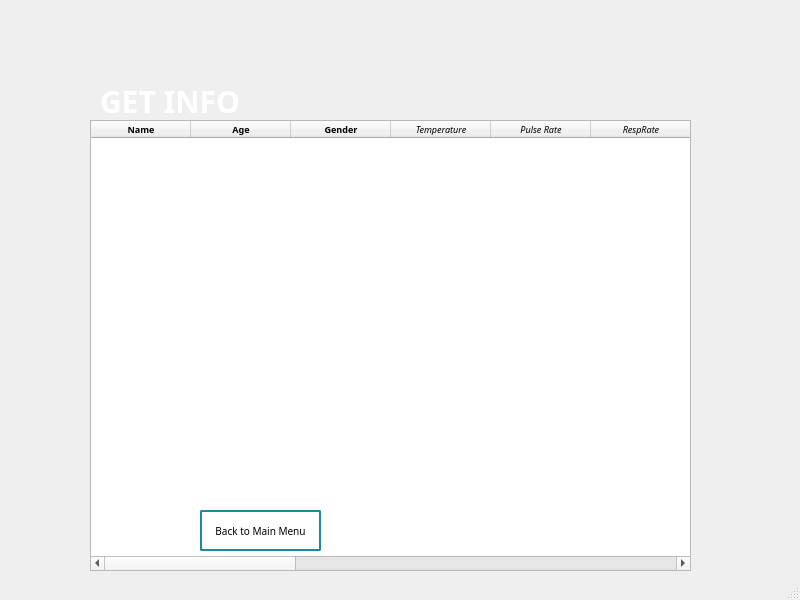
<?xml version="1.0" encoding="UTF-8"?>
<ui version="4.0">
 <class>showData</class>
 <widget class="QMainWindow" name="showData">
  <property name="geometry">
   <rect>
    <x>0</x>
    <y>0</y>
    <width>800</width>
    <height>600</height>
   </rect>
  </property>
  <property name="windowTitle">
   <string>MainWindow</string>
  </property>
  <widget class="QWidget" name="centralwidget">
   <widget class="QLabel" name="label">
    <property name="geometry">
     <rect>
      <x>100</x>
      <y>80</y>
      <width>291</width>
      <height>41</height>
     </rect>
    </property>
    <property name="styleSheet">
     <string notr="true">font-family:Poppins;
font-weight:500;
font-size:30px;
color:white;</string>
    </property>
    <property name="text">
     <string>GET INFO</string>
    </property>
   </widget>
   <widget class="QFrame" name="MainMenu">
    <property name="geometry">
     <rect>
      <x>150</x>
      <y>140</y>
      <width>550</width>
      <height>440</height>
     </rect>
    </property>
    <property name="styleSheet">
     <string notr="true">background-color:transparent;</string>
    </property>
    <widget class="QLabel" name="Hospital_3">
     <property name="geometry">
      <rect>
       <x>20</x>
       <y>0</y>
       <width>231</width>
       <height>50</height>
      </rect>
     </property>
     <property name="styleSheet">
      <string notr="true">font-family:Poppins;
font-size:12px;
font-weight:300;
color:white;
border:0.4px solid white;
border-radius:5px;
padding:3px;
background-color: rgb(27, 141, 163);


</string>
     </property>
     <property name="text">
      <string/>
     </property>
    </widget>
    <widget class="QPushButton" name="showRoomAss">
     <property name="geometry">
      <rect>
       <x>100</x>
       <y>180</y>
       <width>251</width>
       <height>40</height>
      </rect>
     </property>
     <property name="styleSheet">
      <string notr="true">border: none;
border-radius:3px;
/*background-color: qlineargradient(spread:pad, x1:0, y1:0, x2:1, y2:0, stop:0 rgba(0, 0, 0, 255), stop:1 rgba(255, 255, 255, 255));*/


/* CSS */

  background-color: rgb(19, 100, 114);
  
  border-style: none;
  box-sizing: border-box;
  color: #FFFFFF;
  cursor: pointer;
  display: inline-block;
  font-family:Poppins;
  font-size: 14px;
  font-weight: 500;
  height: 40px;
  line-height: 20px;
  list-style: none;
  margin: 0;
  outline: none;
  padding: 10px 16px;
  position: relative;
  text-align: center;
  text-decoration: none;
  transition: color 100ms;
  vertical-align: baseline;
  user-select: none;
  -webkit-user-select: none;
  touch-action: manipulation;

</string>
     </property>
     <property name="text">
      <string>Show Room Assignments</string>
     </property>
    </widget>
    <widget class="QPushButton" name="showPatient">
     <property name="geometry">
      <rect>
       <x>100</x>
       <y>120</y>
       <width>251</width>
       <height>40</height>
      </rect>
     </property>
     <property name="styleSheet">
      <string notr="true">border: none;
border-radius:3px;
/*background-color: qlineargradient(spread:pad, x1:0, y1:0, x2:1, y2:0, stop:0 rgba(0, 0, 0, 255), stop:1 rgba(255, 255, 255, 255));*/


/* CSS */

  background-color: rgb(19, 100, 114);
  
  border-style: none;
  box-sizing: border-box;
  color: #FFFFFF;
  cursor: pointer;
  display: inline-block;
  font-family:Poppins;
  font-size: 14px;
  font-weight: 500;
  height: 40px;
  line-height: 20px;
  list-style: none;
  margin: 0;
  outline: none;
  padding: 10px 16px;
  position: relative;
  text-align: center;
  text-decoration: none;
  transition: color 100ms;
  vertical-align: baseline;
  user-select: none;
  -webkit-user-select: none;
  touch-action: manipulation;



</string>
     </property>
     <property name="text">
      <string>Show Patients</string>
     </property>
    </widget>
    <widget class="QLabel" name="menu">
     <property name="geometry">
      <rect>
       <x>0</x>
       <y>10</y>
       <width>450</width>
       <height>380</height>
      </rect>
     </property>
     <property name="autoFillBackground">
      <bool>false</bool>
     </property>
     <property name="styleSheet">
      <string notr="true">
/*background-color: qlineargradient(spread:pad, x1:0, y1:0, x2:1, y2:1, stop:0 rgba(32,191,223,1), stop:1 rgba(19,71,78,1),stop:3  rgba(2,0,36,1));*/

border-radius:15px;
border:2px solid rgba(32,191,223,1) ;
box-shadow: rgba(100, 100, 111, 0.2) 0px 7px 29px 0px;
font-family:Poppins;
font-size:15px;
font-weight:500;
color:white;
text-align:center;
opacity:0.4;
</string>
     </property>
     <property name="text">
      <string/>
     </property>
     <property name="textInteractionFlags">
      <set>Qt::NoTextInteraction</set>
     </property>
    </widget>
    <widget class="QPushButton" name="backtoMain">
     <property name="geometry">
      <rect>
       <x>100</x>
       <y>270</y>
       <width>121</width>
       <height>41</height>
      </rect>
     </property>
     <property name="styleSheet">
      <string notr="true">font-family:Poppins;
font-size:10px;</string>
     </property>
     <property name="text">
      <string>Back to Main Menu</string>
     </property>
    </widget>
    <zorder>menu</zorder>
    <zorder>Hospital_3</zorder>
    <zorder>showRoomAss</zorder>
    <zorder>showPatient</zorder>
    <zorder>backtoMain</zorder>
   </widget>
   <widget class="QLabel" name="patientData">
    <property name="geometry">
     <rect>
      <x>100</x>
      <y>119</y>
      <width>561</width>
      <height>451</height>
     </rect>
    </property>
    <property name="autoFillBackground">
     <bool>false</bool>
    </property>
    <property name="styleSheet">
     <string notr="true">
background-color: qlineargradient(spread:pad, x1:0, y1:0, x2:1, y2:1, stop:0 rgba(32,191,223,1), stop:1 rgba(19,71,78,1),stop:3  rgba(2,0,36,1));

border-radius:15px;
border:2px solid rgba(32,191,223,1) ;
/*box-shadow: rgba(100, 100, 111, 0.2) 0px 7px 29px 0px;*/
font-family:Poppins;
font-size:15px;
font-weight:500;
color:white;
text-align:center;
opacity:0.4;
padding:10px;
margin: 5px 0px;
</string>
    </property>
    <property name="text">
     <string/>
    </property>
    <property name="alignment">
     <set>Qt::AlignLeading|Qt::AlignLeft|Qt::AlignTop</set>
    </property>
    <property name="margin">
     <number>29</number>
    </property>
    <property name="indent">
     <number>27</number>
    </property>
    <property name="textInteractionFlags">
     <set>Qt::NoTextInteraction</set>
    </property>
   </widget>
   <widget class="QPushButton" name="backtoMain_2">
    <property name="geometry">
     <rect>
      <x>200</x>
      <y>510</y>
      <width>121</width>
      <height>41</height>
     </rect>
    </property>
    <property name="styleSheet">
     <string notr="true">font-family:Poppins;
font-size:10px;
background-color:transparent;
border:2px solid rgb(26, 138, 159);
border-radius:2px;</string>
    </property>
    <property name="text">
     <string>Back to Main Menu</string>
    </property>
   </widget>
   <widget class="QTableWidget" name="tableData">
    <property name="geometry">
     <rect>
      <x>90</x>
      <y>120</y>
      <width>601</width>
      <height>451</height>
     </rect>
    </property>
    <property name="maximumSize">
     <size>
      <width>700</width>
      <height>490</height>
     </size>
    </property>
    <property name="styleSheet">
     <string notr="true">font-size:10px;</string>
    </property>
    <property name="rowCount">
     <number>0</number>
    </property>
    <property name="columnCount">
     <number>15</number>
    </property>
    <attribute name="horizontalHeaderVisible">
     <bool>true</bool>
    </attribute>
    <attribute name="verticalHeaderMinimumSectionSize">
     <number>9</number>
    </attribute>
    <attribute name="verticalHeaderShowSortIndicator" stdset="0">
     <bool>true</bool>
    </attribute>
    <column>
     <property name="text">
      <string>Name</string>
     </property>
     <property name="font">
      <font>
       <family>Poppins</family>
       <pointsize>7</pointsize>
       <bold>true</bold>
      </font>
     </property>
     <property name="background">
      <color>
       <red>29</red>
       <green>27</green>
       <blue>1</blue>
      </color>
     </property>
    </column>
    <column>
     <property name="text">
      <string>Age</string>
     </property>
     <property name="font">
      <font>
       <family>Poppins</family>
       <pointsize>7</pointsize>
       <bold>true</bold>
      </font>
     </property>
     <property name="background">
      <color>
       <red>3</red>
       <green>7</green>
       <blue>24</blue>
      </color>
     </property>
    </column>
    <column>
     <property name="text">
      <string>Gender</string>
     </property>
     <property name="font">
      <font>
       <family>Poppins</family>
       <pointsize>7</pointsize>
       <bold>true</bold>
      </font>
     </property>
     <property name="background">
      <color>
       <red>0</red>
       <green>30</green>
       <blue>33</blue>
      </color>
     </property>
    </column>
    <column>
     <property name="text">
      <string>Temperature</string>
     </property>
     <property name="font">
      <font>
       <family>Poppins</family>
       <pointsize>7</pointsize>
       <italic>true</italic>
      </font>
     </property>
     <property name="background">
      <color>
       <red>9</red>
       <green>10</green>
       <blue>0</blue>
      </color>
     </property>
    </column>
    <column>
     <property name="text">
      <string>Pulse Rate</string>
     </property>
     <property name="font">
      <font>
       <family>Poppins</family>
       <pointsize>7</pointsize>
       <italic>true</italic>
      </font>
     </property>
     <property name="background">
      <color>
       <red>9</red>
       <green>10</green>
       <blue>0</blue>
      </color>
     </property>
    </column>
    <column>
     <property name="text">
      <string>RespRate</string>
     </property>
     <property name="font">
      <font>
       <family>Poppins</family>
       <pointsize>7</pointsize>
       <italic>true</italic>
      </font>
     </property>
     <property name="background">
      <color>
       <red>9</red>
       <green>10</green>
       <blue>0</blue>
      </color>
     </property>
    </column>
    <column>
     <property name="text">
      <string>Systolic BP</string>
     </property>
     <property name="font">
      <font>
       <family>Poppins</family>
       <pointsize>7</pointsize>
       <italic>true</italic>
      </font>
     </property>
     <property name="background">
      <color>
       <red>9</red>
       <green>10</green>
       <blue>0</blue>
      </color>
     </property>
    </column>
    <column>
     <property name="text">
      <string>Diastolic BP</string>
     </property>
     <property name="font">
      <font>
       <family>Poppins</family>
       <pointsize>7</pointsize>
       <italic>true</italic>
      </font>
     </property>
     <property name="background">
      <color>
       <red>9</red>
       <green>10</green>
       <blue>0</blue>
      </color>
     </property>
    </column>
    <column/>
    <column/>
    <column/>
    <column/>
    <column/>
    <column/>
    <column/>
   </widget>
   <zorder>label</zorder>
   <zorder>MainMenu</zorder>
   <zorder>patientData</zorder>
   <zorder>tableData</zorder>
   <zorder>backtoMain_2</zorder>
  </widget>
  <widget class="QMenuBar" name="menubar">
   <property name="geometry">
    <rect>
     <x>0</x>
     <y>0</y>
     <width>800</width>
     <height>17</height>
    </rect>
   </property>
  </widget>
  <widget class="QStatusBar" name="statusbar"/>
 </widget>
 <resources/>
 <connections/>
</ui>
